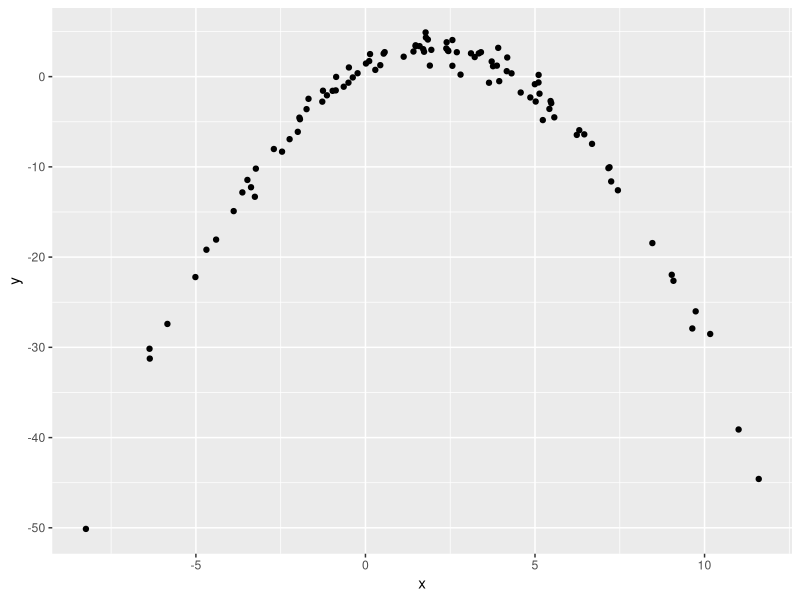

The R script that drew this image:
## ---- chunk 1
library(tidyverse)

df = tibble(
  x = rnorm(100, 2, 5),
  y = 1 + 2 * x - .5 * x ^ 2 + rnorm(100)
)

df |> 
  ggplot(aes(x = x, y = y)) +
  geom_point()

